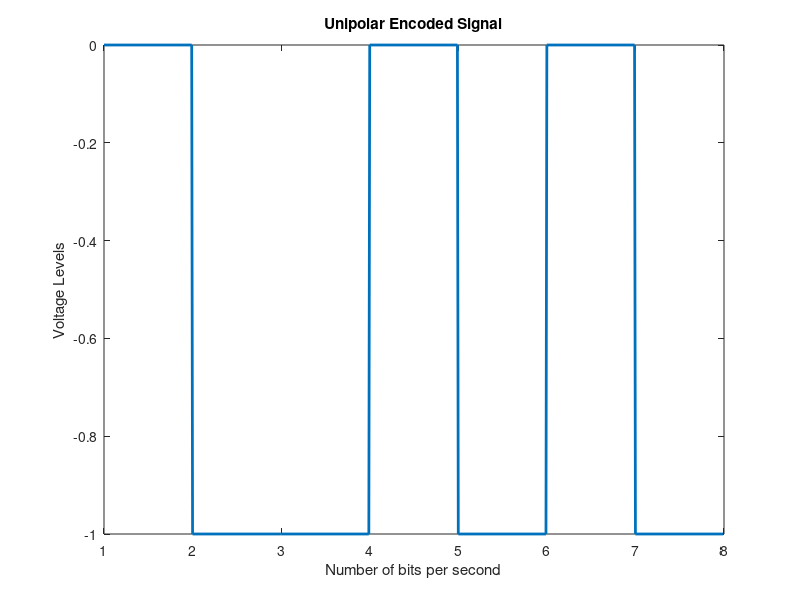

The MATLAB script that drew this image:
clc
clear all
% original message
message = [0 1 1 0 1 0 1];
% message with redundant information at even locations
data = [0 0 1 0 1 0 0 0 1 0 0 0 1 0];
% index 'i' keeps track of message in data, while index 'j' keeps
% track of redundant information
i = 1:7;
j = 1.99:7.99;
% generate timing information for plotting digital signal
tim = [];
for(k = 1:7)
tim = [tim i(k) j(k)];
end
% logic for generating digital signal
signal = [];
for(t=1:2:13)
if(data(t)==0)
signal(t:t+1) = 0;
else
signal(t:t+1) = -1;
end
end
% plot signal w.r.t timing information
figure(1);
plot(tim,signal, 'lineWidth', 2)
title('Unipolar Encoded Signal')
xlabel('Number of bits per second')
ylabel('Voltage Levels')
